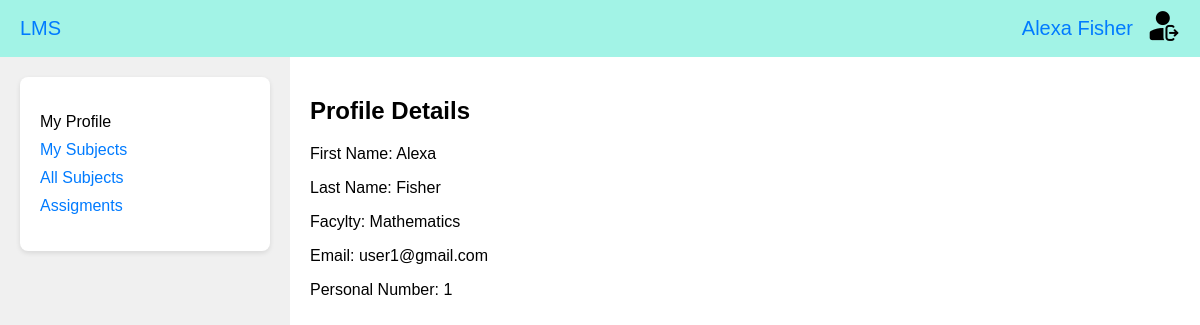
The page /profile/ (signed in) on the database its author committed.
### accounts_app/models.py (models this page shows, shortened)
class CustomUser(AbstractUser):
    username = None
    email = models.EmailField(_("email address"), unique=True)
    first_name = models.CharField(
        max_length=100, null=False, blank=False, verbose_name=_("First Name")
    )
    last_name = models.CharField(
        max_length=100, null=False, blank=False, verbose_name=_("Last Name")
    )
    passport_number = models.CharField(
        max_length=11, null=False, blank=False, verbose_name=_("Personal Number")
    )
    USERNAME_FIELD = "email"
    REQUIRED_FIELDS = ["first_name", "last_name", "passport_number"]
    objects = CustomUserManager()

### universities_app/models.py (models this page shows, shortened)
class Student(models.Model):
    user = models.OneToOneField(
        "accounts_app.CustomUser", on_delete=models.CASCADE, verbose_name=_("User")
    )
    first_name = models.CharField(
        max_length=200, verbose_name=_("Student first name"), blank=True
    )
    last_name = models.CharField(
        max_length=200, verbose_name=_("Student last name"), blank=True
    )
    faculty = models.ForeignKey(
        "Faculty", on_delete=models.CASCADE, verbose_name=_("Faculty")
    )
    class Meta:
        verbose_name = _("Student")
        verbose_name_plural = _("Students")

class Faculty(models.Model):
    name = models.CharField(max_length=200, verbose_name=_("Faculty name"), unique=True)
    class Meta:
        verbose_name = _("Faculty")
        verbose_name_plural = _("Faculties")
    def __str__(self):
        return self.name

### universities_app/views.py (the view)
# urls.py: path('profile/', ProfileView.as_view(), name='profile'),
@method_decorator(login_required(login_url='/'), name='dispatch')
class ProfileView(TemplateView):
    template_name = 'universities_app/profile.html'
    def get_context_data(self, **kwargs):
        context = super().get_context_data(**kwargs)
        user = self.request.user
        if hasattr(user, 'lecturer'):
            context['role'] = 'Lecturer'
        elif hasattr(user, 'student'):
            context['role'] = 'Student'
        return context

### templates/universities_app/profile.html (shortened to what this page needs)
{% load static %}
<!DOCTYPE html>
<html lang="en">
<head>
    <link rel="stylesheet" href="{% static 'css/main_styles.css' %}?v=2">
</head>
<body>
    {% include 'menu.html' %}
    <div class="main-page">
        <div class="main-page-content">
            <div class="sidebar">
                <div class="box">
                    <ul>
                        <li><a href="{% url 'profile' %}" class="selected">My Profile</a></li>
                        <li><a href="{% url 'subjects' %}">My Subjects</a></li>
                        <li><a href="{% url 'all_subjects' %}"> All Subjects</a></li>
                        <li><a href="{% url 'assigments' %}">Assigments</a></li>
                    </ul>
                </div>
            </div>
            <div class="content">
                    <h2>Profile Details</h2>
                    <p>First Name: {{ user.first_name }}</p>
                    <p>Last Name: {{ user.last_name }}</p>
                    {% if role == 'Lecturer' %}
                    <p>Role: {{ role }}</p>
                    {% elif role == 'Student' %}
                    <p>Facylty: {{ user.student.faculty }}</p>
                    {% endif %}
                    <p>Email: {{ user.email }}</p>
                    <p>Personal Number: {{ user.passport_number }}</p>
            </div>
        </div>
    </div>
</body>
</html>

### templates/menu.html
{% load static %}
<div class="top-bar">
    <div class="university">
        <a href="{% url 'main' %}">LMS</a>
    </div>
    <div class="user-info">
        <a href="{% url 'profile' %}" class="user-profile">
            {{ user.first_name }} {{ user.last_name }}
        </a>
        <a href="{% url 'logout' %}">
            <img src="{% static 'images/logout.png' %}" alt="Logout">
        </a>
    </div>
</div>

### static/css/main_styles.css (style rules this page uses)
body { margin: 0; padding: 0; font-family: Arial, sans-serif; }
.top-bar { background-color: #a2f3e6; color: #007bff; padding: 10px 20px; display: flex; justify-content: space-between; align-items: center; font-size: 20px; }
.university a, .user-info a { color: #007bff; text-decoration: none; }
.user-info { display: flex; align-items: center; }
.user-profile { margin-right: 15px; }
.main-page { display: flex; flex-direction: column; height: 100vh; }
.main-page-content { display: flex; flex: 1; }
.sidebar { width: 250px; background-color: #f0f0f0; padding: 20px; }
.content { flex: 1; padding: 20px; }
.box { background-color: #ffffff; padding: 20px; border-radius: 8px; box-shadow: 0 2px 5px rgba(0, 0, 0, 0.1); }
.box ul { list-style-type: none; padding: 0; }
.box li { margin-bottom: 10px; }
.box a { text-decoration: none; color: #007bff; }
.box a.selected { color: #000000; }

### rows shown on the page
CustomUser: first_name "Alexa", last_name "Fisher", student.faculty "Mathematics", email "user1@gmail.com", passport_number "1"
